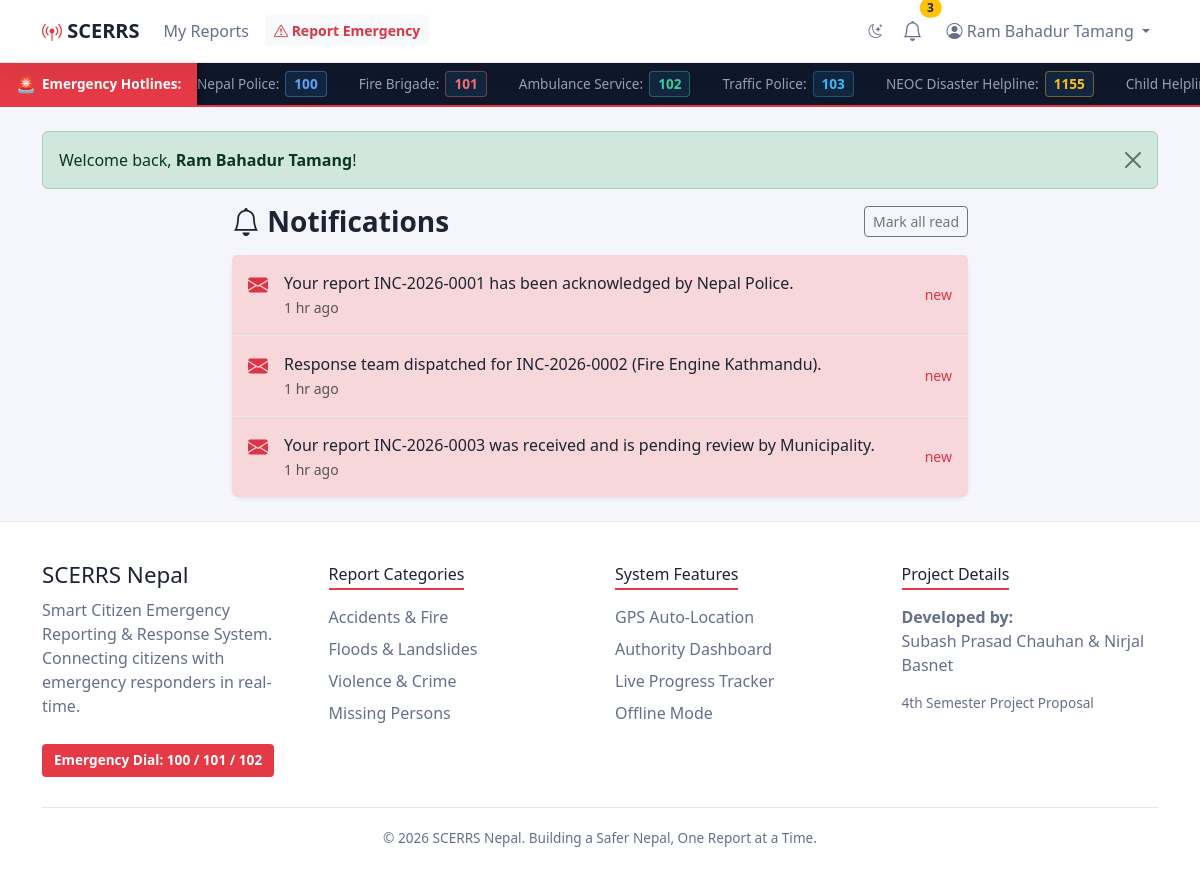
Page /notifications.php (signed in) on the committed database.
### tables this page shows
CREATE TABLE users (
  id             INT UNSIGNED AUTO_INCREMENT PRIMARY KEY,
  name           VARCHAR(120) NOT NULL,
  first_name     VARCHAR(80)  DEFAULT NULL,
  middle_name    VARCHAR(80)  DEFAULT NULL,
  last_name      VARCHAR(80)  DEFAULT NULL,
  email          VARCHAR(150) NOT NULL UNIQUE,
  phone          VARCHAR(20)  DEFAULT NULL,
  country        VARCHAR(60)  DEFAULT 'Nepal',
  identity_type  ENUM('citizenship','passport') DEFAULT 'citizenship',
  identity_no    VARCHAR(50)  DEFAULT NULL,
  province       VARCHAR(60)  DEFAULT NULL,
  district       VARCHAR(60)  DEFAULT NULL,
  municipality   VARCHAR(120) DEFAULT NULL,
  tole           VARCHAR(120) DEFAULT NULL,
  ward_no        SMALLINT UNSIGNED DEFAULT NULL,
  officer_id     VARCHAR(50)  DEFAULT NULL,
  designation    VARCHAR(100) DEFAULT NULL,
  official_email VARCHAR(150) DEFAULT NULL,
  dept_address   VARCHAR(255) DEFAULT NULL,
  password       VARCHAR(255) NOT NULL,
  role           ENUM('citizen','authority','admin') NOT NULL DEFAULT 'citizen',
  department_id  INT UNSIGNED DEFAULT NULL,
  active         TINYINT(1) NOT NULL DEFAULT 1,
  created_at     TIMESTAMP DEFAULT CURRENT_TIMESTAMP,
  CONSTRAINT fk_users_department FOREIGN KEY (department_id) REFERENCES departments(id) ON DELETE SET NULL,
  INDEX idx_users_role (role)
);

CREATE TABLE notifications (
  id         INT UNSIGNED AUTO_INCREMENT PRIMARY KEY,
  user_id    INT UNSIGNED NOT NULL,
  incident_id INT UNSIGNED DEFAULT NULL,
  message    VARCHAR(255) NOT NULL,
  is_read    TINYINT(1) NOT NULL DEFAULT 0,
  created_at TIMESTAMP DEFAULT CURRENT_TIMESTAMP,
  CONSTRAINT fk_notifications_user     FOREIGN KEY (user_id)     REFERENCES users(id) ON DELETE CASCADE,
  CONSTRAINT fk_notifications_incident FOREIGN KEY (incident_id) REFERENCES incidents(id) ON DELETE CASCADE,
  INDEX idx_notifications_user (user_id, is_read)
);

### includes/functions.php (called while the page is built, shortened)
<?php
function e(?string $value): string
{
    return htmlspecialchars((string)$value, ENT_QUOTES, 'UTF-8');
}
function url(string $path = ''): string
{
    return BASE_URL . ltrim($path, '/');
}
function asset(string $path): string
{
    $full = APP_ROOT . DIRECTORY_SEPARATOR . ltrim(str_replace('/', DIRECTORY_SEPARATOR, $path), DIRECTORY_SEPARATOR);
    $ver  = @filemtime($full) ?: time();
    return url($path) . '?v=' . $ver;
}
function get_flashes(): array
{
    $flashes = $_SESSION['flash'] ?? [];
    return $flashes;
}
function current_user(): ?array
{
    static $user = false;
    if ($user === false) {
        if (empty($_SESSION['user_id'])) {
            $user = null;
        } else {
            $stmt = db()->prepare(
                'SELECT u.*, d.name AS department_name, d.code AS department_code
                 FROM users u LEFT JOIN departments d ON d.id = u.department_id
                 WHERE u.id = ? AND u.active = 1'
            );
            $stmt->execute([$_SESSION['user_id']]);
            $user = $stmt->fetch() ?: null;
        }
    }
    return $user;
}
function require_login(): array
{
    $user = current_user();
    return $user;
}
function require_role(string ...$roles): array
{
    $user = require_login();
    return $user;
}
function time_ago(string $datetime): string
{
    $ts   = strtotime($datetime);
    $diff = time() - $ts;
    if ($diff < 86400)  return floor($diff / 3600) . ' hr ago';
    return date('M j, Y', $ts);
}

### config/db.php (called while the page is built, shortened)
<?php
function db(): PDO
{
    static $pdo = null;
    if ($pdo === null) {
        $dsn = sprintf('mysql:host=%s;port=%s;dbname=%s;charset=utf8mb4', DB_HOST, DB_PORT, DB_NAME);
        try {
            $pdo = new PDO($dsn, DB_USER, DB_PASS, [
                PDO::ATTR_ERRMODE            => PDO::ERRMODE_EXCEPTION,
                PDO::ATTR_DEFAULT_FETCH_MODE => PDO::FETCH_ASSOC,
                PDO::ATTR_EMULATE_PREPARES   => false,
            ]);
        } catch (PDOException $e) {
            http_response_code(500);
            exit('Database connection failed. Please make sure MySQL is running and the "scerrs" database is imported (see database/scerrs.sql).');
        }
    }
    return $pdo;
}

### notifications.php (the view, shortened to what this page needs)
<?php
$user = require_role('citizen', 'authority', 'admin');
$stmt = db()->prepare(
    'SELECT n.*, i.ref_no FROM notifications n LEFT JOIN incidents i ON i.id = n.incident_id
     WHERE n.user_id = ? ORDER BY n.created_at DESC LIMIT 100'
);
$stmt->execute([$user['id']]);
$notifications = $stmt->fetchAll();
require __DIR__ . '/includes/header.php';
?>
<div class="row justify-content-center">
  <div class="col-lg-8">
    <div class="d-flex justify-content-between align-items-center mb-3">
      <h3 class="fw-bold mb-0"><i class="bi bi-bell"></i> Notifications</h3>
      <form method="post"><?= csrf_field() ?>
        <button class="btn btn-sm btn-outline-secondary">Mark all read</button>
      </form>
    </div>
    <?php if (!$notifications): ?>
      <div class="card border-0 shadow-sm"><div class="card-body text-center text-muted py-5">
        <i class="bi bi-inbox fs-1 d-block mb-2"></i> No notifications yet.
      </div></div>
    <?php else: ?>
      <div class="card border-0 shadow-sm">
        <div class="list-group list-group-flush">
          <?php foreach ($notifications as $n): ?>
            <a href="<?= $n['incident_id']
                        ? url(($user['role'] === 'citizen' ? 'citizen/report_view.php?id=' : 'authority/incident_view.php?id=') . (int)$n['incident_id'] . ($n['is_read'] ? '' : '&from=n'))
                        : 'javascript:void(0)' ?>"
               class="list-group-item list-group-item-action d-flex gap-3 py-3 <?= !$n['is_read'] ? 'bg-danger-subtle' : '' ?>">
              <i class="bi <?= !$n['is_read'] ? 'bi-envelope-fill text-danger' : 'bi-envelope-open' ?> fs-5"></i>
              <div class="flex-grow-1">
                <div><?= e($n['message']) ?></div>
                <small class="text-muted"><?= e(time_ago($n['created_at'])) ?></small>
              </div>
              <?php if (!$n['is_read']): ?>
                <span class="align-self-center small text-danger">new</span>
              <?php endif; ?>
            </a>
          <?php endforeach; ?>
        </div>
      </div>
    <?php endif; ?>
  </div>
</div>
<?php require __DIR__ . '/includes/footer.php'; ?>

### includes/header.php (shortened to what this page needs)
<?php
$fluid       = $fluid       ?? false;
$user        = current_user();
$unread      = 0;
if ($user) {
    $stmt = db()->prepare('SELECT COUNT(*) FROM notifications WHERE user_id = ? AND is_read = 0');
    $stmt->execute([$user['id']]);
    $unread = (int)$stmt->fetchColumn();
}
?>
<!DOCTYPE html>
<html lang="en">
<head>
<link href="https://cdn.jsdelivr.net/npm/bootstrap@5.3.3/dist/css/bootstrap.min.css" rel="stylesheet">
<link href="https://cdn.jsdelivr.net/npm/bootstrap-icons@1.11.3/font/bootstrap-icons.min.css" rel="stylesheet">
<link rel="stylesheet" href="<?= asset('assets/css/style.css') ?>">
</head>
<body>
<nav class="navbar navbar-expand-lg site-navbar sticky-top">
  <div class="container">
    <a class="navbar-brand fw-bold" href="<?= url('index.php') ?>">
      <i class="bi bi-broadcast-pin"></i> SCERRS
    </a>
    <div class="collapse navbar-collapse" id="mainNav">
      <ul class="navbar-nav me-auto">
        <?php if (!$user): ?>
          <li class="nav-item"><a class="nav-link" href="<?= url('index.php') ?>">Home</a></li>
        <?php elseif ($user['role'] === 'citizen'): ?>
          <li class="nav-item"><a class="nav-link" href="<?= url('citizen/dashboard.php') ?>">My Reports</a></li>
          <li class="nav-item"><a class="btn btn-light btn-sm text-danger fw-semibold ms-lg-2 mt-1" href="<?= url('citizen/report_new.php') ?>"><i class="bi bi-exclamation-triangle"></i> Report Emergency</a></li>
        <?php elseif ($user['role'] === 'authority'): ?>
          <li class="nav-item"><a class="nav-link" href="<?= url('authority/dashboard.php') ?>">Incidents</a></li>
          <li class="nav-item"><a class="nav-link" href="<?= url('authority/analytics.php') ?>">Analytics</a></li>
        <?php endif; ?>
      </ul>
      <ul class="navbar-nav ms-auto align-items-lg-center">
        <li class="nav-item me-lg-1">
          <button class="btn btn-sm border-0" id="themeToggle" type="button" title="Toggle light/dark theme" aria-label="Toggle theme">
            <i class="bi bi-moon-stars"></i>
          </button>
        </li>
        <?php if ($user): ?>
          <li class="nav-item me-lg-2">
            <a class="nav-link position-relative" href="<?= url('notifications.php') ?>" title="Notifications">
              <i class="bi bi-bell fs-5"></i>
              <?php if ($unread > 0): ?>
                <span class="position-absolute top-0 start-100 translate-middle badge rounded-pill bg-warning text-dark"><?= $unread ?></span>
              <?php endif; ?>
            </a>
          </li>
          <li class="nav-item dropdown">
            <a class="nav-link dropdown-toggle" href="#" data-bs-toggle="dropdown">
              <i class="bi bi-person-circle"></i> <?= e($user['name']) ?>
            </a>
          </li>
        <?php else: ?>
          <li class="nav-item"><a class="nav-link" href="<?= url('auth/login.php') ?>">Login</a></li>
          <li class="nav-item"><a class="btn btn-danger btn-sm ms-lg-2" href="<?= url('auth/register.php') ?>">Register</a></li>
        <?php endif; ?>
      </ul>
    </div>
  </div>
</nav>
<div class="emergency-marquee-container">
  <div class="marquee-label">
    <span class="pulse-icon">🚨</span> Emergency Hotlines:
  </div>
  <div class="marquee-wrapper">
    <div class="marquee-content">
      <span class="hotline-item police"><span class="agency-name">Nepal Police:</span> <a href="tel:100">100</a></span>
      <span class="hotline-item fire"><span class="agency-name">Fire Brigade:</span> <a href="tel:101">101</a></span>
      <span class="hotline-item ambulance"><span class="agency-name">Ambulance Service:</span> <a href="tel:102">102</a></span>
      <span class="hotline-item traffic"><span class="agency-name">Traffic Police:</span> <a href="tel:103">103</a></span>
      <span class="hotline-item disaster"><span class="agency-name">NEOC Disaster Helpline:</span> <a href="tel:1155">1155</a></span>
      <span class="hotline-item child"><span class="agency-name">Child Helpline:</span> <a href="tel:1098">1098</a></span>
    </div>
  </div>
</div>
<main class="<?= $fluid ? 'container-fluid px-0' : 'container py-4' ?>">
<?php foreach (get_flashes() as $f): ?>
  <div class="alert alert-<?= e($f['type']) ?> alert-dismissible fade show" role="alert">
    <?= $f['message']  ?>
    <button type="button" class="btn-close" data-bs-dismiss="alert"></button>
  </div>
<?php endforeach; ?>

### assets/css/style.css (style rules this page uses)
:root { --bg: #f4f6fb; --surface: #ffffff; --text: #1c2333; --muted: #64708a; --border: #e3e8f2; --accent: #e63946; --accent-hover: #c1121f; --info: #2563eb; --success: #15803d; --warning: #b45309; --purple: #7c3aed; --shadow: 0 8px 24px rgba(28, 35, 51, .08); --radius: 12px; --scerrs-red: var(--accent); --scerrs-body-bg: var(--bg); --scerrs-ink: var(--text); --scerrs-line: var(--border); }
body { display: flex; flex-direction: column; min-height: 100vh; background: var(--bg); color: var(--text); }
main { flex: 1 0 auto; }
.site-navbar { background-color: var(--surface); border-bottom: 1px solid var(--border); box-shadow: var(--shadow); }
.site-navbar .navbar-brand { color: var(--text); }
.site-navbar .navbar-brand i { color: var(--accent); }
.site-navbar .nav-link { font-weight: 500; color: var(--muted); }
.card { --bs-card-border-color: var(--border); --bs-card-bg: var(--surface); --bs-card-color: var(--text); border-radius: var(--radius); box-shadow: var(--shadow); }
.list-group { --bs-list-group-bg: var(--surface); --bs-list-group-color: var(--text); --bs-list-group-border-color: var(--border); }
.emergency-marquee-container { display: flex; align-items: center; background-color: #0F172A; color: #FFFFFF; font-family: system-ui, -apple-system, sans-serif; overflow: hidden; height: 44px; border-bottom: 2px solid var(--accent); }
.marquee-label { background-color: var(--accent); color: #FFFFFF; font-weight: 700; font-size: 0.85rem; padding: 0 16px; height: 100%; display: flex; align-items: center; gap: 6px; white-space: nowrap; z-index: 10; box-shadow: 4px 0 10px rgba(0, 0, 0, 0.3); }
.pulse-icon { font-size: 1rem; animation: pulse-glow 1.5s infinite; }
.marquee-wrapper { flex: 1; overflow: hidden; position: relative; display: flex; }
.marquee-content { display: flex; align-items: center; gap: 32px; white-space: nowrap; will-change: transform; animation: marquee-scroll 22s linear infinite; }
.hotline-item { font-size: 0.85rem; font-weight: 500; color: #CBD5E1; display: inline-flex; align-items: center; gap: 6px; }
.hotline-item .agency-name { color: #94A3B8; }
.hotline-item a { color: #38BDF8; font-weight: 800; text-decoration: none; background-color: rgba(56, 189, 248, 0.1); padding: 2px 8px; border-radius: 4px; border: 1px solid rgba(56, 189, 248, 0.3); transition: all 0.2s ease; }
.hotline-item.police a { color: #60A5FA; border-color: rgba(96, 165, 250, 0.4); }
.hotline-item.fire a { color: #F87171; border-color: rgba(248, 113, 113, 0.4); }
.hotline-item.ambulance a { color: #34D399; border-color: rgba(52, 211, 153, 0.4); }
.hotline-item.disaster a { color: #FBBF24; border-color: rgba(251, 191, 36, 0.4); }
#themeToggle { color: var(--muted); }

### rows in the picture
users: name "Ram Bahadur Tamang"
notifications: is_read 0 (drawn), message "Your report INC-2026-0001 has been acknowledged by Nepal Police.", created_at "1 hr ago"
notifications: is_read 0 (drawn), message "Response team dispatched for INC-2026-0002 (Fire Engine Kathmandu).", created_at "1 hr ago"
notifications: is_read 0 (drawn), message "Your report INC-2026-0003 was received and is pending review by Municipality.", created_at "1 hr ago"

### other values in the picture
$unread "3"
$f['message'] "Welcome back, Ram Bahadur Tamang !"
